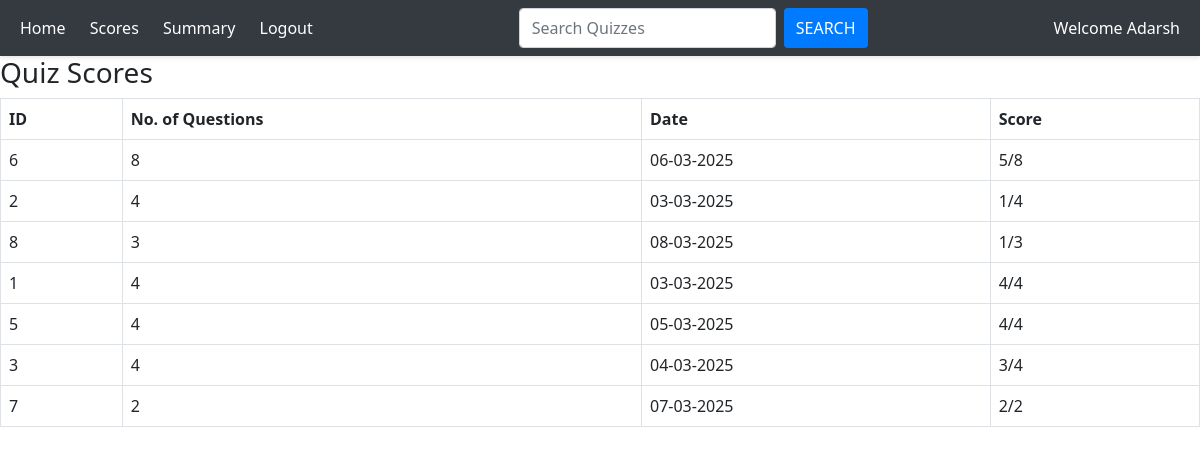
Page /view_scores/3 (signed in) on the committed database.
### application/models.py (models this page shows)
class User(db.Model):
    id = db.Column(db.Integer, primary_key=True)
    username = db.Column(db.String(), unique=True, nullable=False)
    password = db.Column(db.String(), nullable=False)
    full_name = db.Column(db.String(), nullable=False)
    qualification = db.Column(db.String())
    dob = db.Column(db.Date)
    is_admin = db.Column(db.String(), default="general")
    scores = db.relationship('Score', backref='user', lazy=True)

class Score(db.Model):
    id = db.Column(db.Integer, primary_key=True)
    quiz_id = db.Column(db.Integer, db.ForeignKey('quiz.id'), nullable=False)
    user_id = db.Column(db.Integer, db.ForeignKey('user.id'), nullable=False)
    time_stamp_of_attempt = db.Column(db.DateTime, default=datetime.utcnow)
    total_scored = db.Column(db.Integer, nullable=False)

class Quiz(db.Model):
    id = db.Column(db.Integer, primary_key=True)
    chapter_id = db.Column(db.Integer, db.ForeignKey('chapter.id'), nullable=False)
    date_of_quiz = db.Column(db.Date)
    time_duration = db.Column(db.Time)
    is_active = db.Column(db.Boolean, default=True)
    title = db.Column(db.String())
    questions = db.relationship('Question', backref='quiz', lazy=True, cascade="all, delete-orphan")
    scores = db.relationship('Score', backref='quiz', lazy=True, cascade="all, delete-orphan")

### application/controllers.py (the view)
@app.route("/view_scores/<int:user_id>")
def view_scores(user_id):
    user = User.query.get_or_404(user_id)
    scores = Score.query.filter_by(user_id=user.id).all()
    return render_template(
        "view_scores.html", scores=scores, user_id=user_id, user=user
    )

### templates/view_scores.html (shortened to what this page needs)
<!DOCTYPE html>
<html lang="en">
<head>
    <link rel="stylesheet" href="{{url_for('static', filename ='user_dash.css')}}">
    <link href="https://cdn.jsdelivr.net/npm/bootstrap@5.0.2/dist/css/bootstrap.min.css" rel="stylesheet"
>
</head>
<body>
    <div class="main">
        <nav class="navbar">
            <div>
                <a href="{{url_for('user_dashboard', user_id=user_id)}}">Home </a>
                <a href="{{url_for('view_scores',user_id =user.id)}}">Scores</a>
                <a href="{{url_for('user_summary', user_id =user.id)}}">Summary</a>
                <a href="/login">Logout</a>
            </div>
                <form class="d-flex" action="{{ url_for('user_dashboard', user_id=user.id) }}" method=["GET"]>
                    <input class="form-control me-2" type="search" placeholder="Search Quizzes" name="search_query" value="{{ search_query }}">
                    <button class="btn btn-outline-success" type="submit">Search</button>
                </form>
                <span class="navbar-text">Welcome {{user.username}}</span>
        </nav>
        <h3>Quiz Scores</h3>
        <table class="table table-bordered">
            <thead>
                <tr>
                    <th>ID</th>
                    <th>No. of Questions</th>
                    <th>Date</th>
                    <th>Score</th>
                </tr>
            </thead>
            <tbody>
                {% for score in scores %}
                <tr>
                    <td>{{score.quiz_id}}</td>
                    <td>{{score.quiz.questions|length}}</td>
                    <td>{{score.quiz.date_of_quiz.strftime('%d-%m-%Y')}}</td>
                    <td>{{score.total_scored}}/{{score.quiz.questions|length}}</td>
                </tr>
                {% endfor %}
            </tbody>
        </table>
    </div>
</body>
</html>

### static/user_dash.css (style rules this page uses)
* { margin:0px; padding:0px; box-sizing: border-box; }
body { font-family: Arial,sans-serif; margin:0px; padding:0px; background-color: #f4f6f9; color: #333; }
.navbar { background-color:#343a40; color:white; padding:15px 20px; display:flex; justify-content: space-between; align-items:center; box-shadow: 0 2px 4px rgba(0,0,0,0.1); }
.navbar a { color: #fff; text-decoration:None; margin-right:20px; font-weight: 500; transition: color 0.3s ease; }
.navbar button { background-color: #007bff; color:white; border:none; padding: 8px 12px; border-radius: 4px; cursor: pointer; transition: background-color 0.3s ease; }
.btn { padding:8px 12px; border: none; border-radius: 4px; cursor:pointer; text-transform: uppercase; font-size: 12px; font-weight: 500; transition: background-color 0.3s ease; text-decoration:none; display:inline-block; }

### rows in the picture
User: username "Adarsh"
Score: quiz_id "6", quiz.questions|length "8", quiz.date_of_quiz "06-03-2025", total_scored "5"
Score: quiz_id "2", quiz.questions|length "4", quiz.date_of_quiz "03-03-2025", total_scored "1"
Score: quiz_id "8", quiz.questions|length "3", quiz.date_of_quiz "08-03-2025", total_scored "1"
Score: quiz_id "1", quiz.questions|length "4", quiz.date_of_quiz "03-03-2025", total_scored "4"
Score: quiz_id "5", quiz.questions|length "4", quiz.date_of_quiz "05-03-2025", total_scored "4"
Score: quiz_id "3", quiz.questions|length "4", quiz.date_of_quiz "04-03-2025", total_scored "3"
Score: quiz_id "7", quiz.questions|length "2", quiz.date_of_quiz "07-03-2025", total_scored "2"
